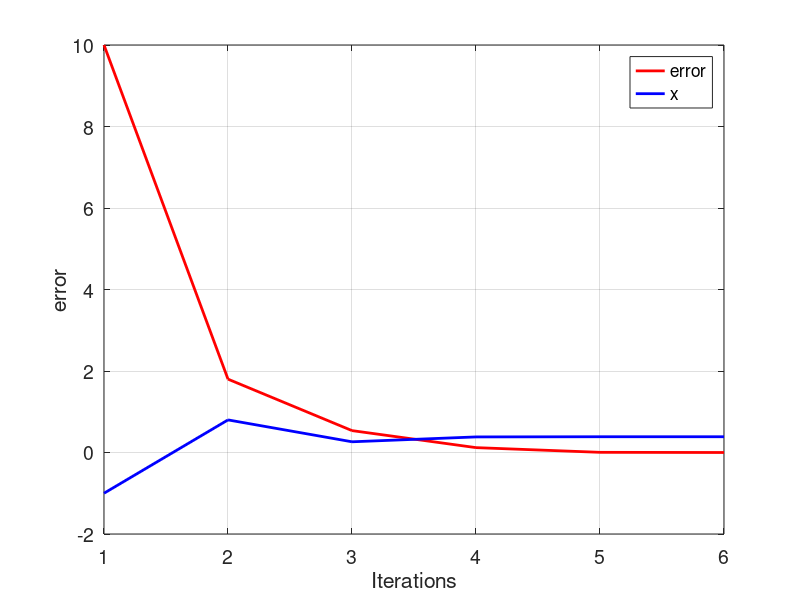

This figure's MATLAB source:
in_valor=-1
i=1
x1=-1
e(i)=10
while(e(i)>0.001)
        if(i ==1)
        x(i)=in_valor
        end
    fx=cos(x(i)+1)-sin(x(i)+1)+0.8
    fpx=-sin(x(i)+1)-cos(x(i)+1)
    x(i+1)= (x(i))-(fx / fpx)
    i= i+1;
   
    e(i)=abs(x(i-1)-x(i));
    
    if(e(i) > 50);
        break;
    end
end
tamanio = size(e);
ite = 1:1:tamanio(2);
figure('DefaultAxesFontsize', 14)
set (gcf , 'color', 'white');
plot(ite,e,'color',[1 0 0], 'LineWidth',2)
grid on
hold on
plot(ite,x,'color',[0 0 1], 'LineWidth',2)
xlabel('Iterations')
ylabel('error')
legend ('error','x')

